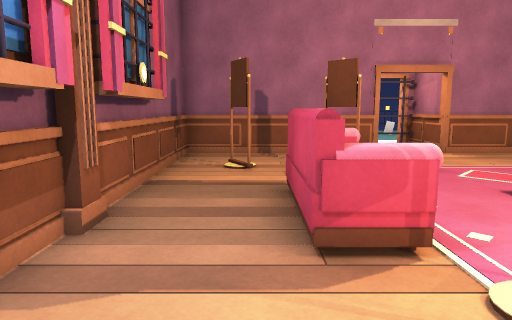
View 1 (above)

13 first-person views from a walk through a scene from a Unity 3-D project. The camera is 1.3 m above the floor, tilts 8° down and sees 70° across. The floor is counted in squares, 1 m on a side. Each view is taken from the middle of a square. On the plan, view 1 faces up. The plan holds only what a view shows up to about 15 squares ahead; the rest is blank. The place goes on beyond the plan. The player is left out. Door leaves are left out, so doorways stand open. Surface patterns are stand-ins for the level's own textures.

View 2
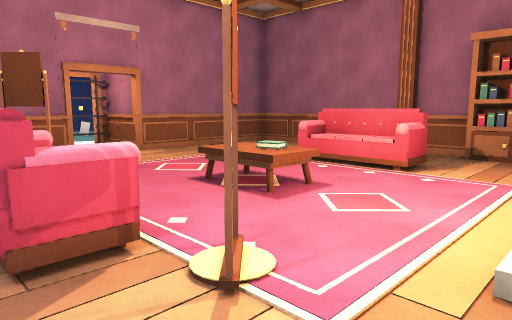

View 3
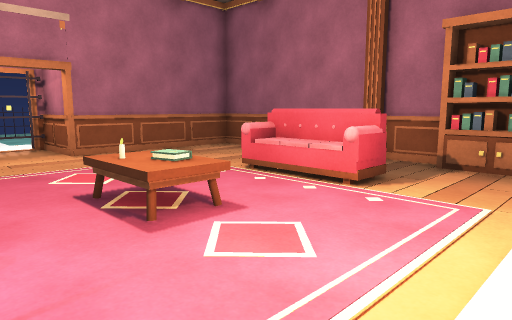

View 4
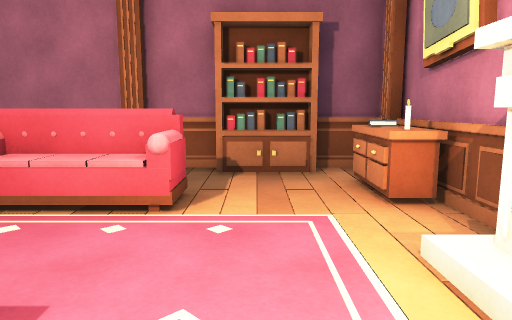

View 5
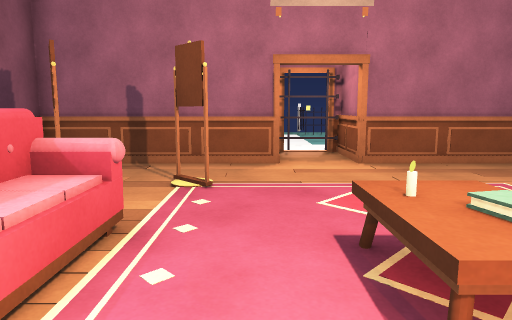

View 6
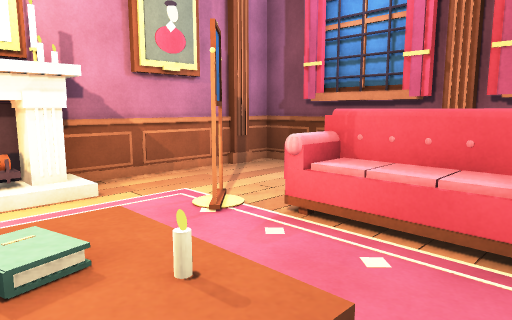

View 7
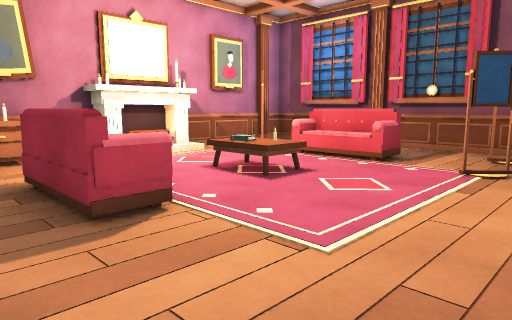

View 8
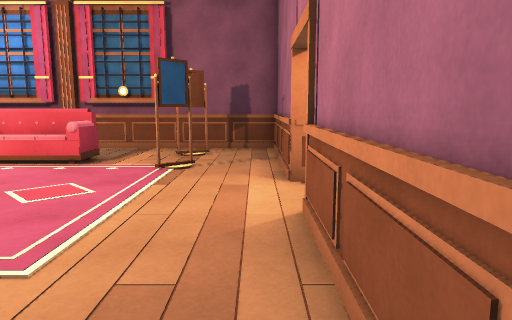

View 9
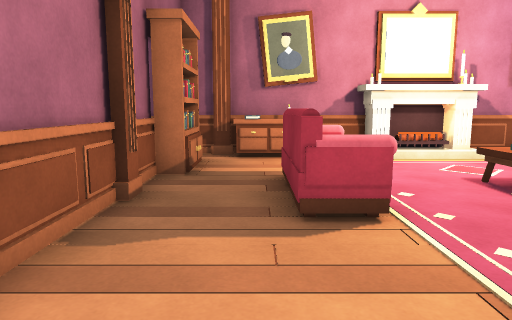

View 10
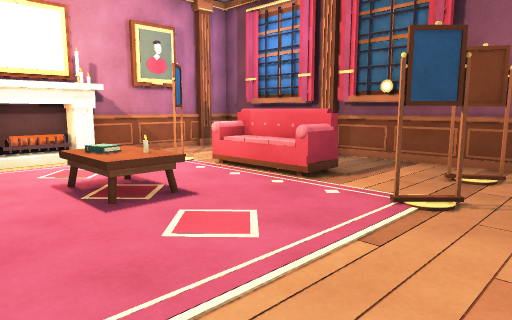

View 11
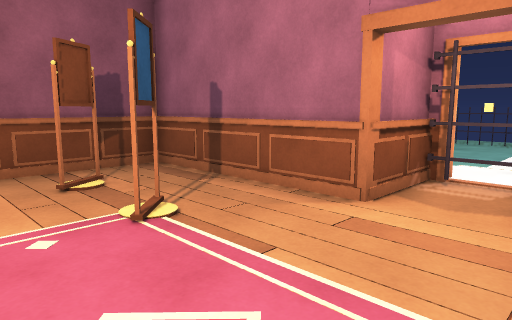

View 12
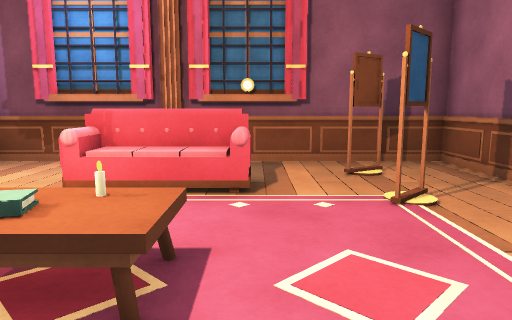

View 13
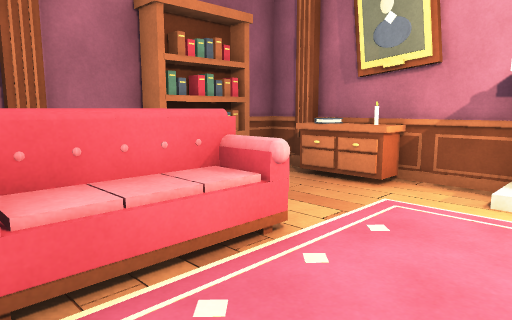

### Floor plan
Points are (right, up) in squares from view 1. A wall is a line through its corners. A room is listed if a view was taken in it or the views show most of it. See-through windows are left out.
Room 1 (views 1, 2, 3, 4, 5, 6, 7, 8, 9, 10, 11, 12, 13)
walls: (5.8, -0.6) (11.1, -0.6); (11.1, 5.4) (11.1, 10.7) (5.4, 10.7) (5.4, 12.9) (5.2, 12.9); (11.1, 3.4) (11.1, 4.5); (10.3, 0.8) (10.3, 2.6); (-1.7, 7.1) (-1.7, 6.4); (-1.7, 1.6) (-1.7, 0.9); (5.5, 12.7) (3.5, 12.7); (-2, 1.6) (-2, -0.6) (5.1, -0.6); (3.9, 12.9) (3.6, 12.9) (3.6, 10.7) (-2, 10.7) (-2, 6.4)
low walls: (7.7, -0.5) (7.7, 0.3) (8.5, 0.3)
ways out: open door at (4.5, 13)
objects: other object (-2, 2); other object (-2, 3); other object (-2, 4); other object (-2, 6); other object (-1, -1); other object (0, 8); other object (1, 3) to (2, 6); other object (2, 2); other object (2, 8); other object (3, 0) to (6, 0); other object (4, 4) to (5, 5); other object (5, 4); other object (7, 3) to (8, 6); other object (9, 0); other object (11, 2); other object (11, 3)

Positions as (right, up) in squares from view 1, and headings:
1: (0, 0), facing up
2: (0, 0), facing up-right
3: (2, 0), facing up-right
4: (3, 2), facing right
5: (3, 2), facing up
6: (5, 6), facing down-left
7: (10, 10), facing down-left
8: (10, 10), facing left
9: (9, 10), facing down
10: (7, 10), facing down-left
11: (6, 6), facing up-left
12: (7, 6), facing left
13: (5, 6), facing down-right
